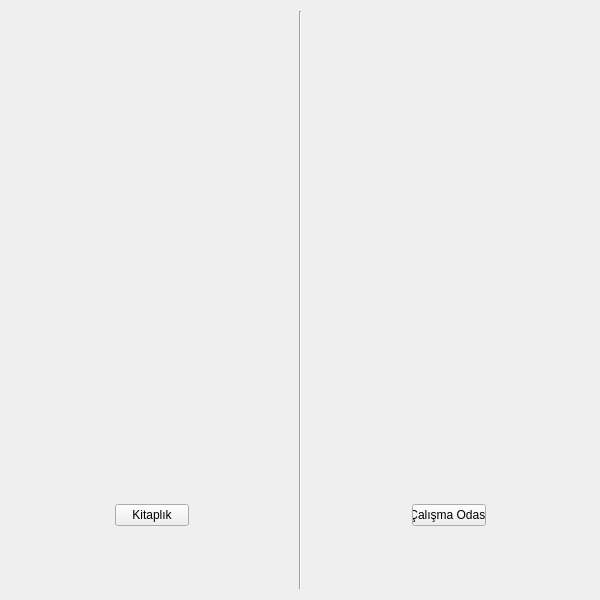
<?xml version="1.0" encoding="UTF-8"?>
<ui version="4.0">
 <class>Form</class>
 <widget class="QWidget" name="Form">
  <property name="geometry">
   <rect>
    <x>0</x>
    <y>0</y>
    <width>600</width>
    <height>600</height>
   </rect>
  </property>
  <property name="sizePolicy">
   <sizepolicy hsizetype="Preferred" vsizetype="Preferred">
    <horstretch>0</horstretch>
    <verstretch>0</verstretch>
   </sizepolicy>
  </property>
  <property name="minimumSize">
   <size>
    <width>600</width>
    <height>600</height>
   </size>
  </property>
  <property name="sizeIncrement">
   <size>
    <width>0</width>
    <height>0</height>
   </size>
  </property>
  <property name="windowTitle">
   <string>Odalar</string>
  </property>
  <layout class="QHBoxLayout" name="horizontalLayout">
   <property name="sizeConstraint">
    <enum>QLayout::SetDefaultConstraint</enum>
   </property>
   <item>
    <layout class="QVBoxLayout" name="verticalLayout_2">
     <property name="leftMargin">
      <number>104</number>
     </property>
     <property name="topMargin">
      <number>480</number>
     </property>
     <property name="rightMargin">
      <number>104</number>
     </property>
     <property name="bottomMargin">
      <number>50</number>
     </property>
     <item>
      <widget class="QPushButton" name="pushButton_kitaplik">
       <property name="sizePolicy">
        <sizepolicy hsizetype="Fixed" vsizetype="Fixed">
         <horstretch>0</horstretch>
         <verstretch>0</verstretch>
        </sizepolicy>
       </property>
       <property name="text">
        <string>Kitaplık</string>
       </property>
      </widget>
     </item>
    </layout>
   </item>
   <item>
    <widget class="Line" name="line">
     <property name="orientation">
      <enum>Qt::Vertical</enum>
     </property>
    </widget>
   </item>
   <item>
    <layout class="QVBoxLayout" name="verticalLayout">
     <property name="leftMargin">
      <number>104</number>
     </property>
     <property name="topMargin">
      <number>480</number>
     </property>
     <property name="rightMargin">
      <number>104</number>
     </property>
     <property name="bottomMargin">
      <number>50</number>
     </property>
     <item>
      <widget class="QPushButton" name="pushButton_calisma">
       <property name="sizePolicy">
        <sizepolicy hsizetype="Fixed" vsizetype="Fixed">
         <horstretch>0</horstretch>
         <verstretch>0</verstretch>
        </sizepolicy>
       </property>
       <property name="text">
        <string>Çalışma Odası</string>
       </property>
      </widget>
     </item>
    </layout>
   </item>
  </layout>
 </widget>
 <resources/>
 <connections/>
</ui>
